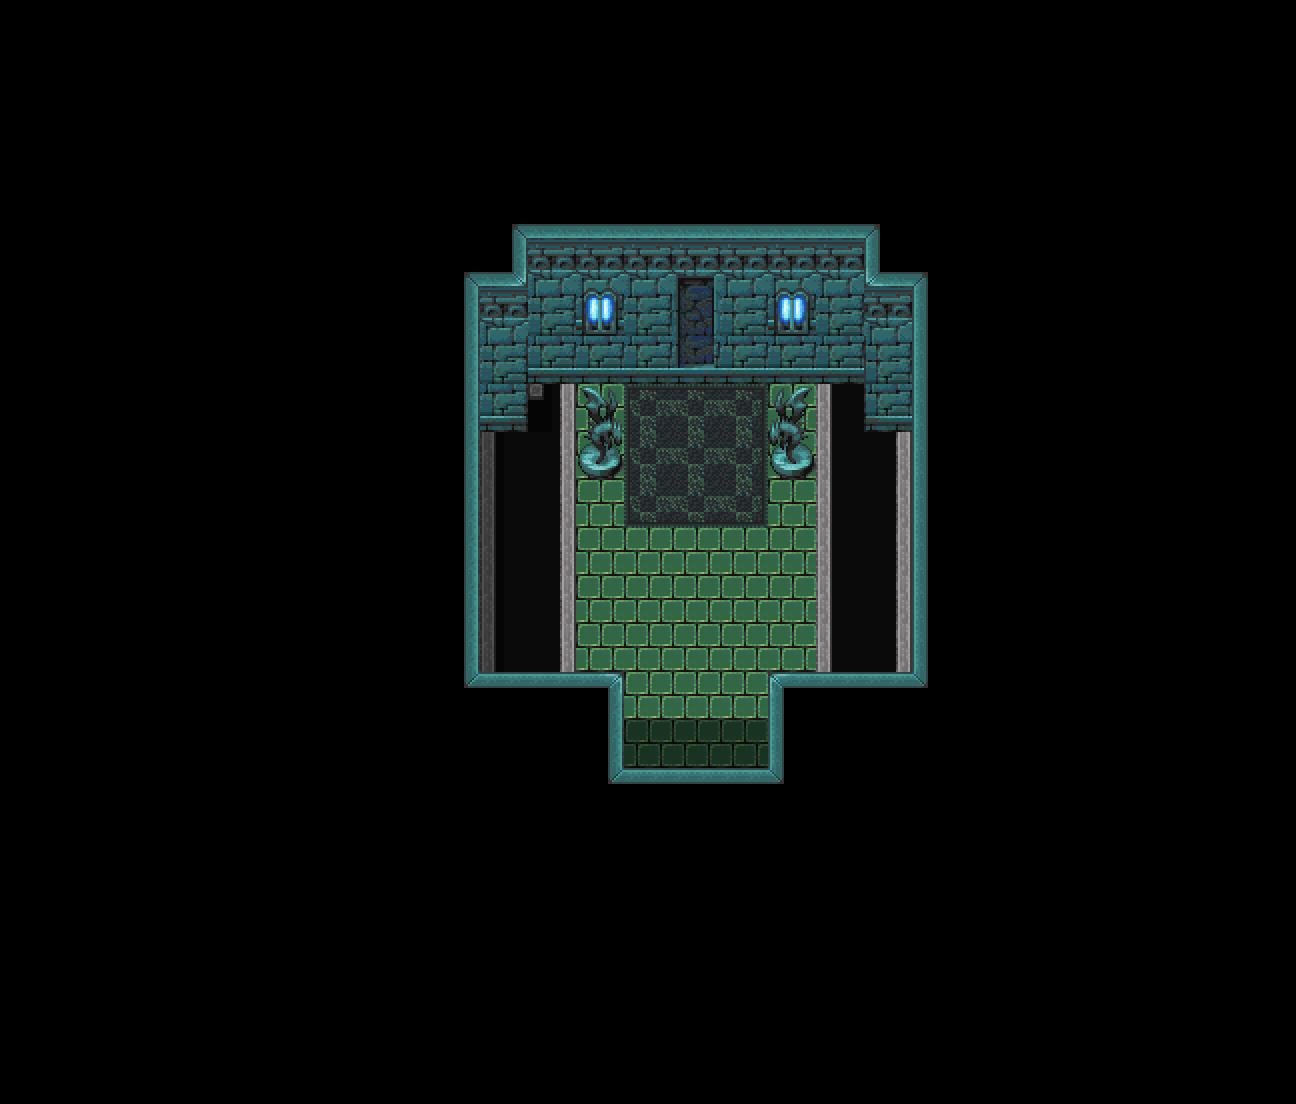

The image is a tile-based game level rendered from a .tmx file. Its description and complete source (layers, tilesets, objects, tile grids) follow:
An orthogonal 27x23 tile map with 48x48 px tiles, 2 tile layers (Tile Layer 1, Tile Layer 3), 1 hidden layer not drawn, 2 tilesets, 1 image layer and 4 objects (2x MapEvent, Spawn, Gate).

<map version="1.10" tiledversion="1.11.2" orientation="orthogonal" renderorder="right-down" width="27" height="23" tilewidth="48" tileheight="48" infinite="0" nextlayerid="9" nextobjectid="5">
 <properties>
  <property name="battlebg" value="fes_bg_02" />
 </properties>
 <tileset firstgid="1" source="../TSMap/collision.tsx" />
 <tileset firstgid="5" source="../tilesets/new tilesets/fes_Dungeon_B_MV.tsx" />
 <group id="2" name="UNDER PLAYER">
  <imagelayer id="4" name="Map">
   <image source="../TSMap/Jail-4.png" width="1296" height="1104" />
  </imagelayer>
  <layer id="1" name="Tile Layer 1" width="27" height="23">
   <data encoding="csv">
0,0,0,0,0,0,0,0,0,0,0,0,0,0,0,0,0,0,0,0,0,0,0,0,0,0,0,
0,0,0,0,0,0,0,0,0,0,0,0,0,0,0,0,0,0,0,0,0,0,0,0,0,0,0,
0,0,0,0,0,0,0,0,0,0,0,0,0,0,0,0,0,0,0,0,0,0,0,0,0,0,0,
0,0,0,0,0,0,0,0,0,0,0,0,0,0,0,0,0,0,0,0,0,0,0,0,0,0,0,
0,0,0,0,0,0,0,0,0,0,0,0,0,0,0,0,0,0,0,0,0,0,0,0,0,0,0,
0,0,0,0,0,0,0,0,0,0,0,0,0,0,0,0,0,0,0,0,0,0,0,0,0,0,0,
0,0,0,0,0,0,0,0,0,0,0,0,0,0,0,0,0,0,0,0,0,0,0,0,0,0,0,
0,0,0,0,0,0,0,0,0,0,0,0,0,0,0,0,0,0,0,0,0,0,0,0,0,0,0,
0,0,0,0,0,0,0,0,0,0,0,0,0,0,0,0,0,0,0,0,0,0,0,0,0,0,0,
0,0,0,0,0,0,0,0,0,0,0,0,0,0,0,0,0,0,0,0,0,0,0,0,0,0,0,
0,0,0,0,0,0,0,0,0,0,0,0,0,0,0,0,0,0,0,0,0,0,0,0,0,0,0,
0,0,0,0,0,0,0,0,0,0,0,0,0,0,0,0,0,0,0,0,0,0,0,0,0,0,0,
0,0,0,0,0,0,0,0,0,0,0,0,0,0,0,0,0,0,0,0,0,0,0,0,0,0,0,
0,0,0,0,0,0,0,0,0,0,0,0,0,0,0,0,0,0,0,0,0,0,0,0,0,0,0,
0,0,0,0,0,0,0,0,0,0,0,0,0,0,0,0,0,0,0,0,0,0,0,0,0,0,0,
0,0,0,0,0,0,0,0,0,0,0,0,0,0,0,0,0,0,0,0,0,0,0,0,0,0,0,
0,0,0,0,0,0,0,0,0,0,0,0,0,0,0,0,0,0,0,0,0,0,0,0,0,0,0,
0,0,0,0,0,0,0,0,0,0,0,0,0,0,0,0,0,0,0,0,0,0,0,0,0,0,0,
0,0,0,0,0,0,0,0,0,0,0,0,0,0,0,0,0,0,0,0,0,0,0,0,0,0,0,
0,0,0,0,0,0,0,0,0,0,0,0,0,0,0,0,0,0,0,0,0,0,0,0,0,0,0,
0,0,0,0,0,0,0,0,0,0,0,0,0,0,0,0,0,0,0,0,0,0,0,0,0,0,0,
0,0,0,0,0,0,0,0,0,0,0,0,0,0,0,0,0,0,0,0,0,0,0,0,0,0,0,
0,0,0,0,0,0,0,0,0,0,0,0,0,0,0,0,0,0,0,0,0,0,0,0,0,0,0
</data>
  </layer>
  <layer id="6" name="Collisions" width="27" height="23" visible="0">
   <data encoding="csv">
0,0,0,0,0,0,0,0,0,0,0,0,0,0,0,0,0,0,0,0,0,0,0,0,0,0,0,
0,0,0,0,0,0,0,0,0,0,0,0,0,0,0,0,0,0,0,0,0,0,0,0,0,0,0,
0,0,0,0,0,0,0,0,0,0,0,0,0,0,0,0,0,0,0,0,0,0,0,0,0,0,0,
0,0,0,0,0,0,0,0,0,0,0,0,0,0,0,0,0,0,0,0,0,0,0,0,0,0,0,
0,0,0,0,0,0,0,0,0,0,0,0,0,0,0,0,0,0,0,0,0,0,0,0,0,0,0,
0,0,0,0,0,0,0,0,0,0,0,0,0,0,0,0,0,0,0,0,0,0,0,0,0,0,0,
0,0,0,0,0,0,0,0,0,0,0,0,0,0,0,0,0,0,0,0,0,0,0,0,0,0,0,
0,0,0,0,0,0,0,0,0,0,0,1,1,1,1,1,1,1,0,0,0,0,0,0,0,0,0,
0,0,0,0,0,0,0,0,0,0,0,1,0,0,0,0,0,1,0,0,0,0,0,0,0,0,0,
0,0,0,0,0,0,0,0,0,0,0,1,1,0,0,0,1,1,0,1,0,0,0,0,0,0,0,
0,0,0,0,0,0,0,0,0,0,0,1,0,0,0,0,0,1,0,1,0,0,0,0,0,0,0,
0,0,0,0,0,0,0,0,0,0,0,1,0,0,0,0,0,1,0,1,0,0,0,0,0,0,0,
0,0,0,0,0,0,0,0,0,0,0,1,0,0,0,0,0,1,0,1,0,0,0,0,0,0,0,
0,0,0,0,0,0,0,0,0,0,0,1,0,0,0,0,0,1,0,1,0,0,0,0,0,0,0,
0,0,0,0,0,0,0,0,0,0,0,0,1,0,0,0,1,1,1,1,0,0,0,0,0,0,0,
0,0,0,0,0,0,0,0,0,0,0,0,1,0,0,0,1,0,0,0,0,0,0,0,0,0,0,
0,0,0,0,0,0,0,0,0,0,0,0,1,1,1,1,1,0,0,0,0,0,0,0,0,0,0,
0,0,0,0,0,0,0,0,0,0,0,0,0,0,0,0,0,0,0,0,0,0,0,0,0,0,0,
0,0,0,0,0,0,0,0,0,0,0,0,0,0,0,0,0,0,0,0,0,0,0,0,0,0,0,
0,0,0,0,0,0,0,0,0,0,0,0,0,0,0,0,0,0,0,0,0,0,0,0,0,0,0,
0,0,0,0,0,0,0,0,0,0,0,0,0,0,0,0,0,0,0,0,0,0,0,0,0,0,0,
0,0,0,0,0,0,0,0,0,0,0,0,0,0,0,0,0,0,0,0,0,0,0,0,0,0,0,
0,0,0,0,0,0,0,0,0,0,0,0,0,0,0,0,0,0,0,0,0,0,0,0,0,0,0
</data>
  </layer>
 </group>
 <group id="3" name="ABOVE PLAYER">
  <layer id="7" name="Tile Layer 3" width="27" height="23">
   <data encoding="csv">
0,0,0,0,0,0,0,0,0,0,0,0,0,0,0,0,0,0,0,0,0,0,0,0,0,0,0,
0,0,0,0,0,0,0,0,0,0,0,0,0,0,0,0,0,0,0,0,0,0,0,0,0,0,0,
0,0,0,0,0,0,0,0,0,0,0,0,0,0,0,0,0,0,0,0,0,0,0,0,0,0,0,
0,0,0,0,0,0,0,0,0,0,0,0,0,0,0,0,0,0,0,0,0,0,0,0,0,0,0,
0,0,0,0,0,0,0,0,0,0,0,0,0,0,0,0,0,0,0,0,0,0,0,0,0,0,0,
0,0,0,0,0,0,0,0,0,0,0,0,0,0,0,0,0,0,0,0,0,0,0,0,0,0,0,
0,0,0,0,0,0,0,0,0,0,0,0,0,0,0,0,0,0,0,0,0,0,0,0,0,0,0,
0,0,0,0,0,0,0,0,0,0,0,0,0,0,0,0,0,0,0,0,0,0,0,0,0,0,0,
0,0,0,0,0,0,0,0,0,0,0,0,131,0,0,0,132,0,0,0,0,0,0,0,0,0,0,
0,0,0,0,0,0,0,0,0,0,0,0,0,0,0,0,0,0,0,0,0,0,0,0,0,0,0,
0,0,0,0,0,0,0,0,0,0,0,0,0,0,0,0,0,0,0,0,0,0,0,0,0,0,0,
0,0,0,0,0,0,0,0,0,0,0,0,0,0,0,0,0,0,0,0,0,0,0,0,0,0,0,
0,0,0,0,0,0,0,0,0,0,0,0,0,0,0,0,0,0,0,0,0,0,0,0,0,0,0,
0,0,0,0,0,0,0,0,0,0,0,0,0,0,0,0,0,0,0,0,0,0,0,0,0,0,0,
0,0,0,0,0,0,0,0,0,0,0,0,0,0,0,0,0,0,0,0,0,0,0,0,0,0,0,
0,0,0,0,0,0,0,0,0,0,0,0,0,0,0,0,0,0,0,0,0,0,0,0,0,0,0,
0,0,0,0,0,0,0,0,0,0,0,0,0,0,0,0,0,0,0,0,0,0,0,0,0,0,0,
0,0,0,0,0,0,0,0,0,0,0,0,0,0,0,0,0,0,0,0,0,0,0,0,0,0,0,
0,0,0,0,0,0,0,0,0,0,0,0,0,0,0,0,0,0,0,0,0,0,0,0,0,0,0,
0,0,0,0,0,0,0,0,0,0,0,0,0,0,0,0,0,0,0,0,0,0,0,0,0,0,0,
0,0,0,0,0,0,0,0,0,0,0,0,0,0,0,0,0,0,0,0,0,0,0,0,0,0,0,
0,0,0,0,0,0,0,0,0,0,0,0,0,0,0,0,0,0,0,0,0,0,0,0,0,0,0,
0,0,0,0,0,0,0,0,0,0,0,0,0,0,0,0,0,0,0,0,0,0,0,0,0,0,0
</data>
  </layer>
 </group>
 <objectgroup id="5" name="Logic">
  <object id="1" name="Spawn" x="697.333" y="737.333">
   <point />
  </object>
  <object id="2" name="Gate" x="624" y="768" width="143.763" height="47.9318">
   <properties>
    <property name="mapName" value="Jail-4B" />
    <property name="targetX" type="float" value="23" />
    <property name="targetY" type="float" value="5" />
    <property name="type" value="Gate" />
   </properties>
  </object>
 </objectgroup>
 <objectgroup id="8" name="Objects">
  <object id="3" name="Reyna" type="MapEvent" x="672" y="432" width="48" height="48">
   <properties>
    <property name="autonomous_move_delay" type="int" value="1" />
    <property name="autonomous_move_route" value="" />
    <property name="autonomous_move_type" value="STATIC" />
    <property name="base_speed" type="float" value="70" />
    <property name="character_index" type="int" value="1" />
    <property name="initial_direction" value="UP" />
    <property name="is_solid" type="bool" value="true" />
    <property name="is_static" type="bool" value="false" />
    <property name="script_id" value="" />
    <property name="sprite_sheet" type="file" value="../characters/feschar_big_036.png" />
    <property name="type" value="MapEvent" />
    <property name="visibility_flag" value="MEET_REYNA" />
    <property name="visibility_flag_is" type="bool" value="false" />
   </properties>
  </object>
  <object id="4" name="Porter" type="MapEvent" x="720" y="720" width="48" height="48">
   <properties>
    <property name="autonomous_move_delay" type="int" value="1" />
    <property name="autonomous_move_route" value="" />
    <property name="autonomous_move_type" value="STATIC" />
    <property name="base_speed" type="float" value="70" />
    <property name="character_index" type="int" value="0" />
    <property name="initial_direction" value="UP" />
    <property name="is_solid" type="bool" value="true" />
    <property name="is_static" type="bool" value="false" />
    <property name="script_id" value="" />
    <property name="sprite_sheet" type="file" value="../characters/feschar_big_009.png" />
    <property name="type" value="MapEvent" />
    <property name="visibility_flag" value="JAIL4B_PORTER_ON" />
    <property name="visibility_flag_is" type="bool" value="true" />
   </properties>
  </object>
 </objectgroup>
</map>
